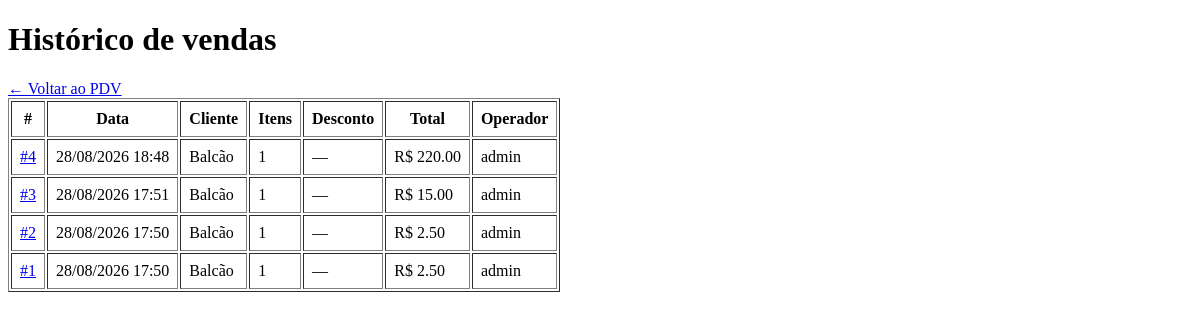
The page /pdv/historico (signed in) on the database as committed earlier.
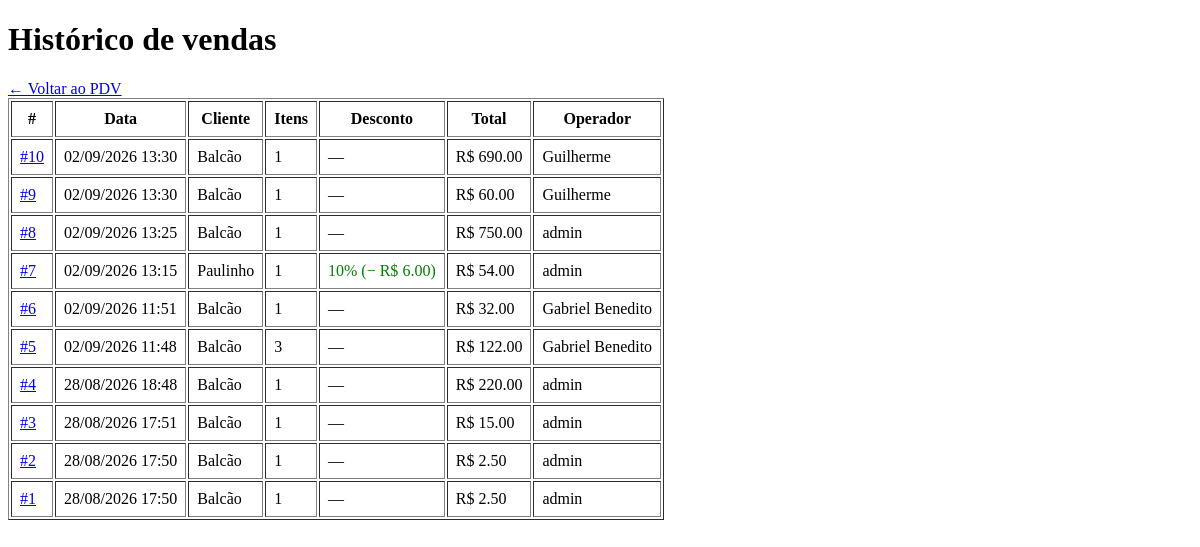
The same page on the database as committed later.
### app/models/venda.py (models this page shows, shortened)
class Venda(Base):
    __tablename__ = "vendas"
    id         = Column(Integer, primary_key=True, index=True)
    cliente_id = Column(
        Integer,
        ForeignKey("clientes.id", ondelete="SET NULL"),
        nullable=True
    )
    usuario_id = Column(
        Integer,
        ForeignKey("usuarios.id", ondelete="SET NULL"),
        nullable=True
    )
    desconto_percentual = Column(Float, nullable=False, default=0.0)
    total_bruto  = Column(Float, nullable=False, default=0.0)
    total_liquido = Column(Float, nullable=False, default=0.0)
    observacao = Column(String(255), nullable=True)
    criado_em = Column(DateTime, server_default=func.now())
    cliente = relationship("Cliente", back_populates="vendas")
    usuario = relationship("Usuario", backref="vendas")
    itens   = relationship(
        "ItemVenda",
        back_populates="venda",
        cascade="all, delete-orphan"  # deleta itens se a venda for deletada
    )

### app/models/usuarios.py (models this page shows)
class Usuario(Base):
    __tablename__ = "usuarios"
    id = Column(Integer, primary_key=True, autoincrement=True)
    nome = Column(String(100), nullable=False)
    email = Column(String(150), unique=True, nullable=False)
    senha_hash = Column(String(255), nullable=False)
    role = Column(String(20), nullable=False, default="operador")
    ativo = Column(Boolean, default=True)
    criando_em = Column(DateTime, server_default=func.now())

### app/models/cliente.py (models this page shows, shortened)
class Cliente(Base):
    __tablename__ = "clientes"
    id         = Column(Integer, primary_key=True, index=True)
    nome       = Column(String(150), nullable=False, index=True)
    is_associado = Column(Boolean, default=False, nullable=False)
    ativo      = Column(Boolean, default=True)
    criado_em  = Column(DateTime, server_default=func.now())
    vendas = relationship("Venda", back_populates="cliente")

### app/controllers/pdv_controller.py (the view)
@router.get("/historico")
def historico_vendas(
    request: Request,
    db: Session = Depends(get_db),
    usuario = Depends(get_usuario_logado)
):
    vendas = (
        db.query(Venda)
        .order_by(Venda.criado_em.desc())
        .limit(100)
        .all()
    )
    return templates.TemplateResponse(
        request,
        "pdv/historico.html",
        {"request": request, "usuario": usuario, "vendas": vendas}
    )

### app/templates/pdv/historico.html (shortened to what this page needs)
<!DOCTYPE html>
<html lang="pt-br">
<head><meta charset="UTF-8"><title>Histórico de Vendas — AAPM SENAI</title></head>
<body>
    <h1>Histórico de vendas</h1>
    <a href="/pdv">← Voltar ao PDV</a>
    <table border="1" cellpadding="8">
        <thead>
            <tr>
                <th>#</th>
                <th>Data</th>
                <th>Cliente</th>
                <th>Itens</th>
                <th>Desconto</th>
                <th>Total</th>
                <th>Operador</th>
            </tr>
        </thead>
        <tbody>
            {% for v in vendas %}
            <tr>
                <td><a href="/pdv/venda/{{ v.id }}">#{{ v.id }}</a></td>
                <td>{{ v.criado_em.strftime('%d/%m/%Y %H:%M') }}</td>
                <td>{{ v.cliente.nome if v.cliente else "Balcão" }}</td>
                <td>{{ v.itens | length }}</td>
                <td>
                    {% if v.desconto_percentual > 0 %}
                        <span style="color:green">
                            {{ v.desconto_percentual|int }}%
                            (− R$ {{ "%.2f"|format(v.desconto_valor) }})
                        </span>
                    {% else %}—{% endif %}
                </td>
                <td>R$ {{ "%.2f"|format(v.total_liquido) }}</td>
                <td>{{ v.usuario.nome if v.usuario else "—" }}</td>
            </tr>
            {% endfor %}
        </tbody>
    </table>
</body>
</html>

Rows that differ between the two databases and show on the page:
added Venda: id "10", criado_em "02/09/2026 13:30", cliente "Balcão", itens|length "1", total_liquido "690.00", usuario "Guilherme"
added Venda: id "9", criado_em "02/09/2026 13:30", cliente "Balcão", itens|length "1", total_liquido "60.00", usuario "Guilherme"
added Venda: id "8", criado_em "02/09/2026 13:25", cliente "Balcão", itens|length "1", total_liquido "750.00", usuario "admin"
added Venda: id "7", criado_em "02/09/2026 13:15", cliente "Paulinho", itens|length "1", desconto_percentual "10", desconto_valor "6.00", total_liquido "54.00", usuario "admin"
added Venda: id "6", criado_em "02/09/2026 11:51", cliente "Balcão", itens|length "1", total_liquido "32.00", usuario "Gabriel Benedito"
added Venda: id "5", criado_em "02/09/2026 11:48", cliente "Balcão", itens|length "3", total_liquido "122.00", usuario "Gabriel Benedito"
